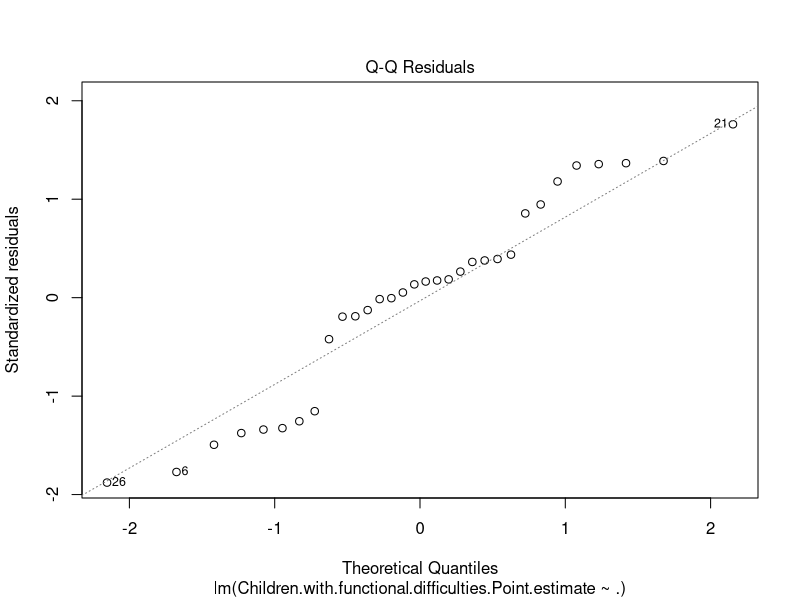
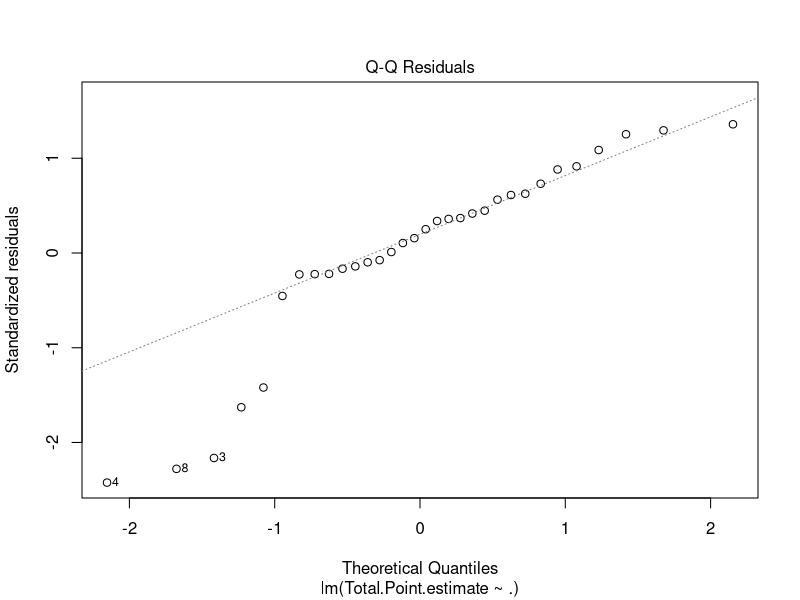
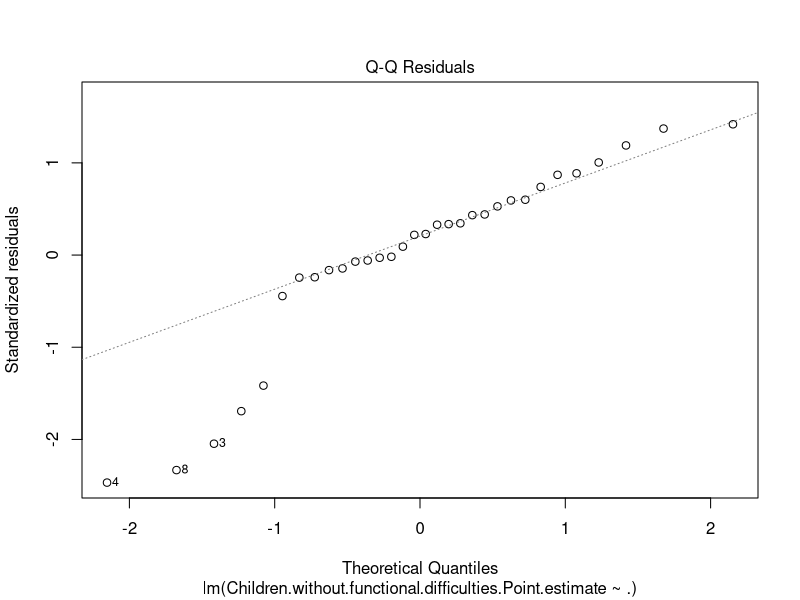
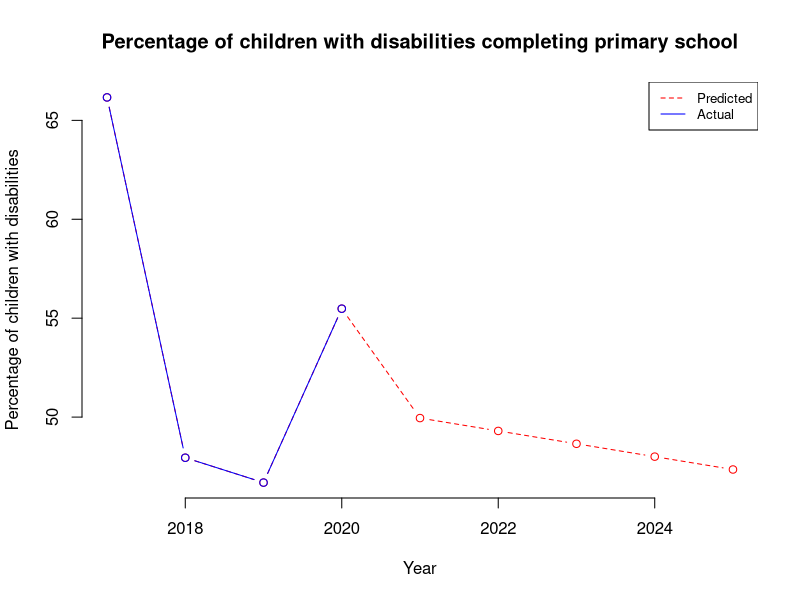

These charts were generated, in order, by the following R code:
setwd("C:/Users/nursa/OneDrive/GroupProjDA")
library(psych)
library(caret)
library(dplyr)
library(car)
library(Metrics)

comp=read.csv("totalCompletionRate.csv")
dt2=subset(comp,select = c(Region,Development.regions,
                          Total.Point.estimate,Children.without.functional.difficulties.Point.estimate,
                          Children.with.functional.difficulties.Point.estimate,Time.period))
# corPlot(cor(dt2))
# pairs(cor(dt2))
# 
# 
# ggplot(dt2, aes(x = log(Children.with.functional.difficulties.Point.estimate), y = log(Development.regions))) +
#   stat_smooth(method = "lm",
#               col = "#C42126", se = FALSE, size = 1
#   )
# ggplot(dt2, aes(x = log(Children.with.functional.difficulties.Point.estimate), y = log(Region))) +
#   stat_smooth(method = "lm",
#               col = "#C42126", se = FALSE, size = 1
#   )
# ggplot(dt2, aes(x = log(Children.with.functional.difficulties.Point.estimate), y = log(Time.period))) +
#   stat_smooth(method = "lm",
#               col = "#C42126", se = FALSE, size = 1
#   )

set.seed(4)
split1<- sample(c(rep(0, 0.7 * nrow(dt2)), rep(1, 0.3 * nrow(dt2))))
table(split1)
train=dt2[split1==0,]
test=dt2[split1==1,]

model=lm(Children.with.functional.difficulties.Point.estimate~.,data = train)
dt2Pred=predict(model,test)

rmse(test$Children.with.functional.difficulties.Point.estimate, dt2Pred)
#[1] 43.68817

model=lm(Children.with.functional.difficulties.Point.estimate~.,data = dt2)

summary(model)
# Call:
#   lm(formula = Children.with.functional.difficulties.Point.estimate ~ 
#        ., data = dt2)
# 
# Residuals:
#   Min      1Q  Median      3Q     Max 
# -60.860 -19.034   4.772  18.175  57.188 
# 
# Coefficients:
#   Estimate Std. Error t value Pr(>|t|)
# (Intercept)                                              6.555e+03  1.632e+04   0.402    0.691
# Region                                                   7.734e+00  4.934e+00   1.567    0.129
# Development.regions                                     -4.163e+00  1.003e+01  -0.415    0.682
# Total.Point.estimate                                    -9.846e-02  7.623e+00  -0.013    0.990
# Children.without.functional.difficulties.Point.estimate  9.061e-01  7.682e+00   0.118    0.907
# Time.period                                             -3.266e+00  8.085e+00  -0.404    0.690
# 
# Residual standard error: 36.58 on 26 degrees of freedom
# Multiple R-squared:  0.1535,	Adjusted R-squared:  -0.009284 
# F-statistic: 0.943 on 5 and 26 DF,  p-value: 0.47

plot(model,2)
#require regression for tpe
dt2_tpe=subset(dt2,select = -c(Children.without.functional.difficulties.Point.estimate,Children.with.functional.difficulties.Point.estimate))
model_tpe=lm(Total.Point.estimate~.,data = dt2_tpe)
summary(model_tpe)
# Call:
# lm(formula = Total.Point.estimate ~ ., data = dt2_tpe)
# 
# Residuals:
#   Min      1Q  Median      3Q     Max 
# -39.241  -3.477   3.370   9.278  21.234 
# 
# Coefficients:
#   Estimate Std. Error t value Pr(>|t|)   
# (Intercept)         -6622.043   7543.680  -0.878  0.38751   
# Region                 -6.771      1.897  -3.569  0.00132 **
#   Development.regions     2.524      4.647   0.543  0.59132   
# Time.period             3.332      3.735   0.892  0.37997   
# ---
#   Signif. codes:  0 '***' 0.001 '**' 0.01 '*' 0.05 '.' 0.1 ' ' 1
# 
# Residual standard error: 17.16 on 28 degrees of freedom
# Multiple R-squared:  0.478,	Adjusted R-squared:  0.422 
# F-statistic: 8.545 on 3 and 28 DF,  p-value: 0.0003464
plot(model_tpe,2)

#require regression for cwithout
dt2_cthout=subset(dt2,select = -c(Total.Point.estimate,Children.with.functional.difficulties.Point.estimate))
model_cthout=lm(Children.without.functional.difficulties.Point.estimate~.,data=dt2_cthout)
summary(model_cthout)
# Call:
#   lm(formula = Children.without.functional.difficulties.Point.estimate ~ 
#        ., data = dt2_cthout)
# 
# Residuals:
#   Min      1Q  Median      3Q     Max 
# -39.656  -2.905   3.669   8.947  22.044 
# 
# Coefficients:
#   Estimate Std. Error t value Pr(>|t|)   
# (Intercept)         -6456.140   7485.663  -0.862  0.39576   
# Region                 -6.614      1.883  -3.513  0.00152 **
#   Development.regions     2.344      4.611   0.508  0.61523   
# Time.period             3.250      3.706   0.877  0.38803   
# ---
#   Signif. codes:  0 '***' 0.001 '**' 0.01 '*' 0.05 '.' 0.1 ' ' 1
# 
# Residual standard error: 17.03 on 28 degrees of freedom
# Multiple R-squared:  0.4689,	Adjusted R-squared:  0.412 
# F-statistic: 8.241 on 3 and 28 DF,  p-value: 0.0004366

plot(model_cthout,2)

#create prediction of comp
hmph=subset(dt2,select = c(Time.period,Children.with.functional.difficulties.Point.estimate))
a=colMeans(hmph[hmph$Time.period=='2017',])
b=colMeans(hmph[hmph$Time.period=='2018',])
c=colMeans(hmph[hmph$Time.period=='2019',])
d=colMeans(hmph[hmph$Time.period=='2020',])

yearPred2=data.frame(
  year=c(2017:2020),
  compDisabled=c(as.double(a[2]),as.double(b[2]),as.double(c[2]),as.double(d[2]))
)
i=0
j=0
#set how many year to predict
yr=5

for(j in 1:yr){
  pred=0
  for(i in 1:nrow(dt2)) {
    #predict for each row
    re=dt2[i,]$Region
    dv=dt2[i,]$Development.regions
    
    #set year to predict
    t=2020+j
    
    #set total estimate
    d0=data.frame(Region=re,Development.regions=dv,Time.period=t,interval = "confidence")
    tpe=as.double(predict(model_tpe,d0))
    
    #set cthout
    d1=data.frame(Region=re,Development.regions=dv,Time.period=t,interval = "confidence")
    cthout=as.double(predict(model_cthout,d1))
    
    newdata=data.frame(Region=re,
                       Development.regions=dv,
                       Total.Point.estimate=tpe,
                       Children.without.functional.difficulties.Point.estimate=cthout,
                       Time.period = t, interval = "confidence")
    
    pred=pred+as.double(predict(model,newdata))
  }
  meanPred=pred/nrow(dt2)
  #create data frame
  newPred=data.frame(
    yr=2020+j,
    compDisabled=meanPred
  )
  #insert to yearPred2
  yearPred2[nrow(yearPred2) + 1,]=newPred
}


plot(yearPred2$year, yearPred2$compDisabled, col="red",type = "b", lty = 2, frame=FALSE,
     main = "Percentage of children with disabilities completing primary school", xlab="Year",ylab="Percentage of children with disabilities")
lines(yearPred2[1:4,]$year, yearPred2[1:4,]$compDisabled, col="blue",type = "b", lty = 1)
legend("topright", legend=c("Predicted", "Actual"),
       col=c("red", "blue"), lty = 2:1, cex=0.8)
